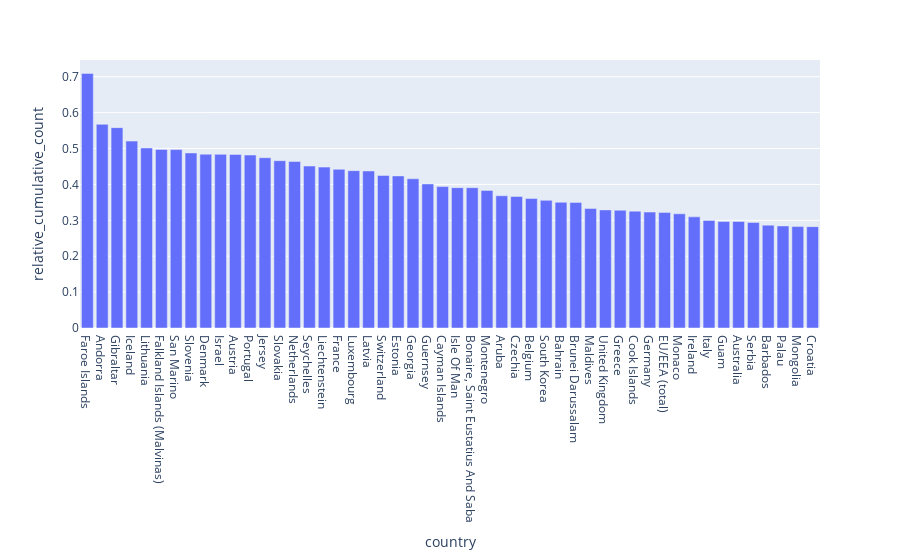

The notebook cell this image was saved under:
### Code cell
px.bar(df_most_cases_rel.head(50), x = "country", y = "relative_cumulative_count")

### Figure 1 — Plotly figure (JSON) as saved in the notebook; plotly's stock layout.template omitted (floating-point values rounded to 4 significant figures)
{"data": [{"alignmentgroup": "True", "hovertemplate": "country=%{x}<br>relative_cumulative_count=%{y}<extra></extra>", "legendgroup": "", "marker": {"color": "#636efa", "pattern": {"shape": ""}}, "name": "", "offsetgroup": "", "orientation": "v", "showlegend": false, "textposition": "auto", "type": "bar", "x": ["Faroe Islands", "Andorra", "Gibraltar", "Iceland", "Lithuania", "Falkland Islands (Malvinas)", "San Marino", "Slovenia", "Denmark", "Israel", "Austria", "Portugal", "Jersey", "Slovakia", "Netherlands", "Seychelles", "Liechtenstein", "France", "Luxembourg", "Latvia", "Switzerland", "Estonia", "Georgia", "Guernsey", "Cayman Islands", "Isle Of Man", "Bonaire, Saint Eustatius And Saba", "Montenegro", "Aruba", "Czechia", "Belgium", "South Korea", "Bahrain", "Brunei Darussalam", "Maldives", "United Kingdom", "Greece", "Cook Islands", "Germany", "EU/EEA (total)", "Monaco", "Ireland", "Italy", "Guam", "Australia", "Serbia", "Barbados", "Palau", "Mongolia", "Croatia"], "xaxis": "x", "y": [0.7093, 0.5674, 0.5582, 0.5207, 0.5015, 0.4976, 0.497, 0.4876, 0.4841, 0.4838, 0.4835, 0.4818, 0.4743, 0.466, 0.4639, 0.4511, 0.4482, 0.4421, 0.4384, 0.4374, 0.4249, 0.4236, 0.4157, 0.4013, 0.3939, 0.391, 0.3909, 0.3833, 0.3685, 0.3663, 0.3606, 0.3556, 0.3501, 0.3499, 0.333, 0.3291, 0.3281, 0.3255, 0.3229, 0.3221, 0.3182, 0.3096, 0.2998, 0.2969, 0.2968, 0.294, 0.2865, 0.2844, 0.2826, 0.2824], "yaxis": "y"}], "layout": {"barmode": "relative", "legend": {"tracegroupgap": 0}, "margin": {"t": 60}, "xaxis": {"anchor": "y", "domain": [0, 1], "title": {"text": "country"}}, "yaxis": {"anchor": "x", "domain": [0, 1], "title": {"text": "relative_cumulative_count"}}}}
